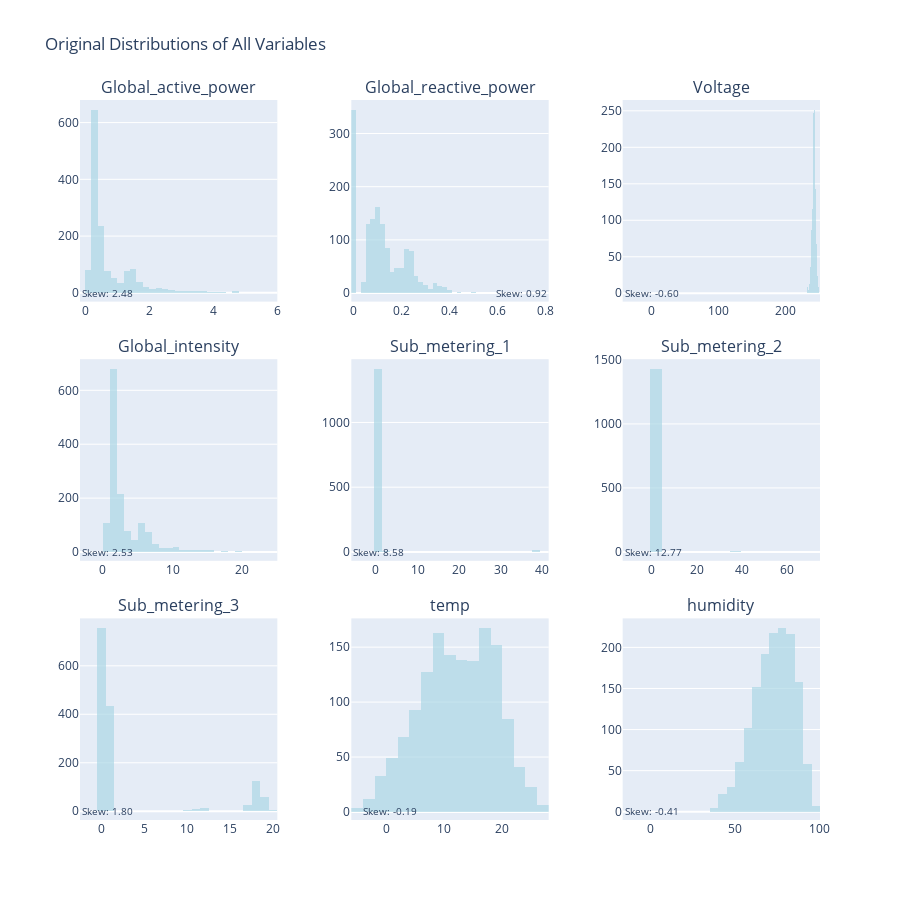

Notebook code for this chart:
### Code cell
# Visualize distributions of all variables
print("\n=== VISUALIZING ORIGINAL DISTRIBUTIONS ===")

# Create subplots for all numeric variables
n_cols = 3
n_rows = (len(numeric_columns) + n_cols - 1) // n_cols

fig = make_subplots(
    rows=n_rows, cols=n_cols,
    subplot_titles=numeric_columns,
    vertical_spacing=0.08,
    horizontal_spacing=0.1
)

for i, col in enumerate(numeric_columns):
    if col in df.columns:
        row = i // n_cols + 1
        col_pos = i % n_cols + 1
        
        # Add histogram
        fig.add_trace(
            go.Histogram(
                x=df[col].dropna(),
                nbinsx=30,
                name=col,
                showlegend=False,
                marker_color='lightblue',
                opacity=0.7
            ),
            row=row, col=col_pos
        )
        
        # Add skewness annotation
        skew_val = distribution_stats[col]['skewness']
        fig.add_annotation(
            text=f"Skew: {skew_val:.2f}",
            x=0.7, y=0.9,
            xref=f"x{i+1}", yref=f"y{i+1}",
            showarrow=False,
            font=dict(size=10),
            row=row, col=col_pos
        )

fig.update_layout(
    height=300 * n_rows,
    title_text="Original Distributions of All Variables",
    showlegend=False
)
fig.show()

print("INTERPRETATION: These histograms show the original distributions of all variables.")
print("Variables with high skewness (> 1 or < -1) will benefit from transformations.")
print("Right-skewed variables (positive skewness) often benefit from log transformation.")
print("Left-skewed variables (negative skewness) may need square or exponential transformation.")

### Figure 1 — Plotly figure (JSON) as saved in the notebook; plotly's stock layout.template omitted (floating-point values rounded to 4 significant figures; data arrays with more than 128 entries replaced by an {"elided": "..."} marker saying what was removed)
{"data": [{"marker": {"color": "lightblue"}, "name": "Global_active_power", "nbinsx": 30, "opacity": 0.7, "showlegend": false, "type": "histogram", "x": {"elided": "1441 float values"}, "xaxis": "x", "yaxis": "y"}, {"marker": {"color": "lightblue"}, "name": "Global_reactive_power", "nbinsx": 30, "opacity": 0.7, "showlegend": false, "type": "histogram", "x": {"elided": "1441 float values"}, "xaxis": "x2", "yaxis": "y2"}, {"marker": {"color": "lightblue"}, "name": "Voltage", "nbinsx": 30, "opacity": 0.7, "showlegend": false, "type": "histogram", "x": {"elided": "1441 float values"}, "xaxis": "x3", "yaxis": "y3"}, {"marker": {"color": "lightblue"}, "name": "Global_intensity", "nbinsx": 30, "opacity": 0.7, "showlegend": false, "type": "histogram", "x": {"elided": "1441 float values"}, "xaxis": "x4", "yaxis": "y4"}, {"marker": {"color": "lightblue"}, "name": "Sub_metering_1", "nbinsx": 30, "opacity": 0.7, "showlegend": false, "type": "histogram", "x": {"elided": "1441 int values"}, "xaxis": "x5", "yaxis": "y5"}, {"marker": {"color": "lightblue"}, "name": "Sub_metering_2", "nbinsx": 30, "opacity": 0.7, "showlegend": false, "type": "histogram", "x": {"elided": "1441 int values"}, "xaxis": "x6", "yaxis": "y6"}, {"marker": {"color": "lightblue"}, "name": "Sub_metering_3", "nbinsx": 30, "opacity": 0.7, "showlegend": false, "type": "histogram", "x": {"elided": "1441 int values"}, "xaxis": "x7", "yaxis": "y7"}, {"marker": {"color": "lightblue"}, "name": "temp", "nbinsx": 30, "opacity": 0.7, "showlegend": false, "type": "histogram", "x": {"elided": "1441 float values"}, "xaxis": "x8", "yaxis": "y8"}, {"marker": {"color": "lightblue"}, "name": "humidity", "nbinsx": 30, "opacity": 0.7, "showlegend": false, "type": "histogram", "x": {"elided": "1441 float values"}, "xaxis": "x9", "yaxis": "y9"}], "layout": {"annotations": [{"font": {"size": 16}, "showarrow": false, "text": "Global_active_power", "x": 0.1333, "xanchor": "center", "xref": "paper", "y": 1, "yanchor": "bottom", "yref": "paper"}, {"font": {"size": 16}, "showarrow": false, "text": "Global_reactive_power", "x": 0.5, "xanchor": "center", "xref": "paper", "y": 1, "yanchor": "bottom", "yref": "paper"}, {"font": {"size": 16}, "showarrow": false, "text": "Voltage", "x": 0.8667, "xanchor": "center", "xref": "paper", "y": 1, "yanchor": "bottom", "yref": "paper"}, {"font": {"size": 16}, "showarrow": false, "text": "Global_intensity", "x": 0.1333, "xanchor": "center", "xref": "paper", "y": 0.64, "yanchor": "bottom", "yref": "paper"}, {"font": {"size": 16}, "showarrow": false, "text": "Sub_metering_1", "x": 0.5, "xanchor": "center", "xref": "paper", "y": 0.64, "yanchor": "bottom", "yref": "paper"}, {"font": {"size": 16}, "showarrow": false, "text": "Sub_metering_2", "x": 0.8667, "xanchor": "center", "xref": "paper", "y": 0.64, "yanchor": "bottom", "yref": "paper"}, {"font": {"size": 16}, "showarrow": false, "text": "Sub_metering_3", "x": 0.1333, "xanchor": "center", "xref": "paper", "y": 0.28, "yanchor": "bottom", "yref": "paper"}, {"font": {"size": 16}, "showarrow": false, "text": "temp", "x": 0.5, "xanchor": "center", "xref": "paper", "y": 0.28, "yanchor": "bottom", "yref": "paper"}, {"font": {"size": 16}, "showarrow": false, "text": "humidity", "x": 0.8667, "xanchor": "center", "xref": "paper", "y": 0.28, "yanchor": "bottom", "yref": "paper"}, {"font": {"size": 10}, "showarrow": false, "text": "Skew: 2.48", "x": 0.7, "xref": "x", "y": 0.9, "yref": "y"}, {"font": {"size": 10}, "showarrow": false, "text": "Skew: 0.92", "x": 0.7, "xref": "x2", "y": 0.9, "yref": "y2"}, {"font": {"size": 10}, "showarrow": false, "text": "Skew: -0.60", "x": 0.7, "xref": "x3", "y": 0.9, "yref": "y3"}, {"font": {"size": 10}, "showarrow": false, "text": "Skew: 2.53", "x": 0.7, "xref": "x4", "y": 0.9, "yref": "y4"}, {"font": {"size": 10}, "showarrow": false, "text": "Skew: 8.58", "x": 0.7, "xref": "x5", "y": 0.9, "yref": "y5"}, {"font": {"size": 10}, "showarrow": false, "text": "Skew: 12.77", "x": 0.7, "xref": "x6", "y": 0.9, "yref": "y6"}, {"font": {"size": 10}, "showarrow": false, "text": "Skew: 1.80", "x": 0.7, "xref": "x7", "y": 0.9, "yref": "y7"}, {"font": {"size": 10}, "showarrow": false, "text": "Skew: -0.19", "x": 0.7, "xref": "x8", "y": 0.9, "yref": "y8"}, {"font": {"size": 10}, "showarrow": false, "text": "Skew: -0.41", "x": 0.7, "xref": "x9", "y": 0.9, "yref": "y9"}], "height": 900, "showlegend": false, "title": {"text": "Original Distributions of All Variables"}, "xaxis": {"anchor": "y", "domain": [0, 0.2667]}, "xaxis2": {"anchor": "y2", "domain": [0.3667, 0.6333]}, "xaxis3": {"anchor": "y3", "domain": [0.7333, 1]}, "xaxis4": {"anchor": "y4", "domain": [0, 0.2667]}, "xaxis5": {"anchor": "y5", "domain": [0.3667, 0.6333]}, "xaxis6": {"anchor": "y6", "domain": [0.7333, 1]}, "xaxis7": {"anchor": "y7", "domain": [0, 0.2667]}, "xaxis8": {"anchor": "y8", "domain": [0.3667, 0.6333]}, "xaxis9": {"anchor": "y9", "domain": [0.7333, 1]}, "yaxis": {"anchor": "x", "domain": [0.72, 1]}, "yaxis2": {"anchor": "x2", "domain": [0.72, 1]}, "yaxis3": {"anchor": "x3", "domain": [0.72, 1]}, "yaxis4": {"anchor": "x4", "domain": [0.36, 0.64]}, "yaxis5": {"anchor": "x5", "domain": [0.36, 0.64]}, "yaxis6": {"anchor": "x6", "domain": [0.36, 0.64]}, "yaxis7": {"anchor": "x7", "domain": [0, 0.28]}, "yaxis8": {"anchor": "x8", "domain": [0, 0.28]}, "yaxis9": {"anchor": "x9", "domain": [0, 0.28]}}}
